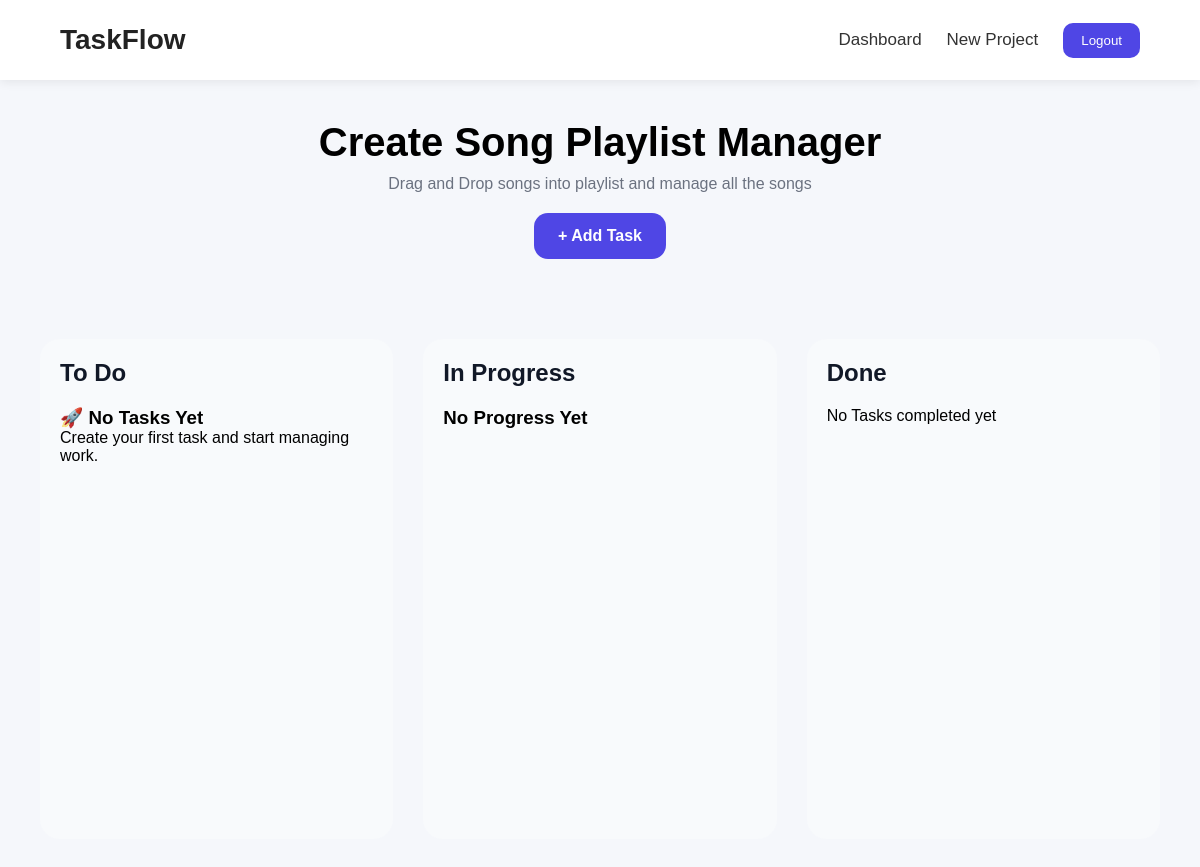
Before: /project/1/ (signed in) with the older database file.
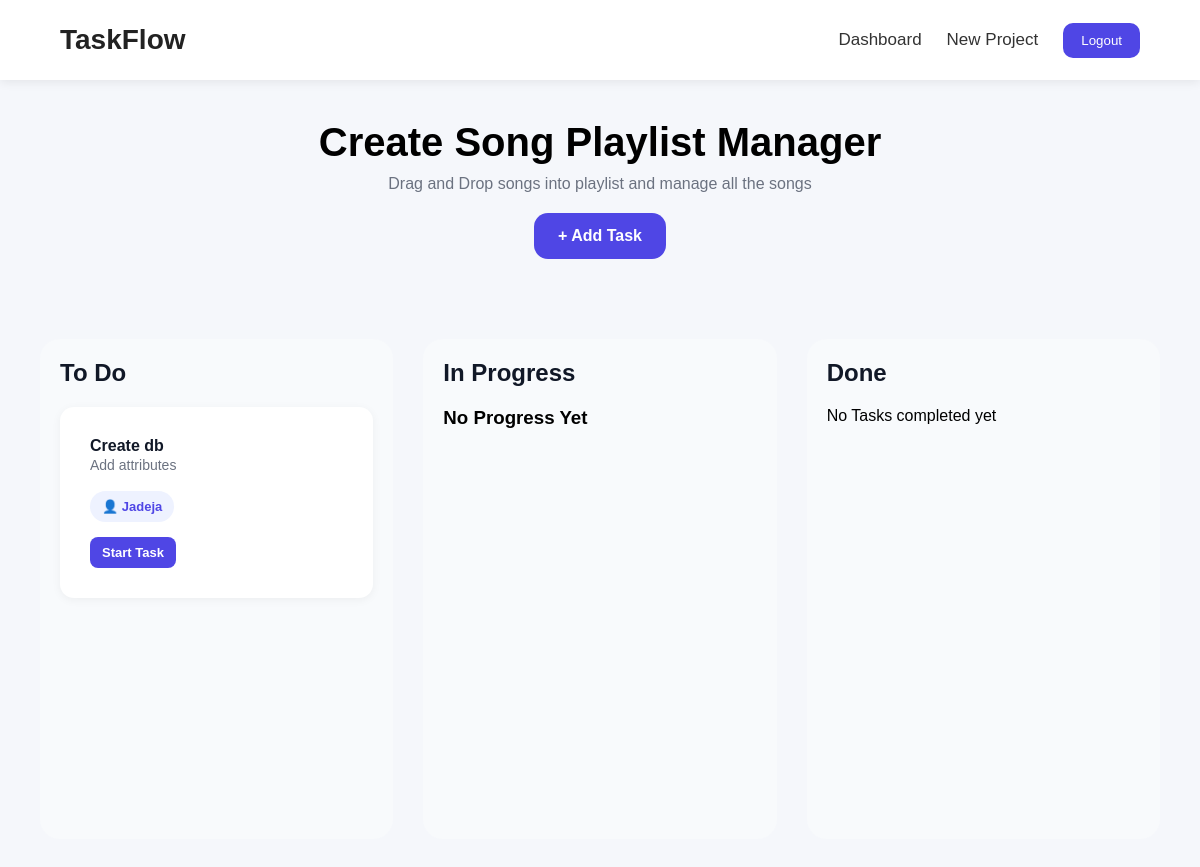
After: the same page with the newer database file.
### app/models.py (models this page shows, shortened)
class Task(models.Model):
    STATUS_CHOICES = [
        ('TODO', 'To Do'),
        ('IN_PROGRESS', 'In Progress'),
        ('DONE', 'Done'),
    ]
    project = models.ForeignKey(
        Project,
        on_delete=models.CASCADE
    )
    title = models.CharField(
        max_length=200
    )
    description = models.TextField()
    assigned_to = models.ForeignKey(
        User,
        on_delete=models.SET_NULL,
        null=True,
        blank=True
    )
    status = models.CharField(
        max_length=20,
        choices=STATUS_CHOICES,
        default='TODO'
    )
    created_at = models.DateTimeField(
        auto_now_add=True
    )

### app/views.py (the view)
# urls.py: path('project/<int:project_id>/',project_board,name='project_board'),
@login_required
def project_board(request, project_id):
    project = Project.objects.get(
        id=project_id
    )
    todo_tasks = Task.objects.filter(
        project=project,
        status='TODO'
    )
    in_progress_tasks = Task.objects.filter(
        project=project,
        status='IN_PROGRESS'
    )
    done_tasks = Task.objects.filter(
        project=project,
        status='DONE'
    )
    return render(
        request,
        'project_board.html',
        {
            'project': project,
            'todo_tasks': todo_tasks,
            'in_progress_tasks': in_progress_tasks,
            'done_tasks': done_tasks
        }
    )

### app/templates/project_board.html (shortened to what the changed rows need)
{% extends 'base.html' %}
{% block content %}
<div class="board-header">
    <h1>
        {{ project.name }}
    </h1>
</div>
<div class="kanban-board">
    <div class="column">
        <h2>
            To Do
        </h2>
        {% for task in todo_tasks %}
        <div class="task-card">
        <a href="{% url 'task_detail' task.id %}"
        class="task-title">
             {{ task.title }}
        </a>
            <p>{{ task.description }}</p>
            {% if task.assigned_to %}
                <div class="task-user">
                    👤 {{ task.assigned_to.username }}
                </div>
            {% endif %}
            <div class="task-actions">
                {% if task.status == 'TODO' %}
                    <a href="{% url 'update_task_status' task.id 'IN_PROGRESS' %}"
                       class="task-btn">
                        Start Task
                    </a>
                {% elif task.status == 'IN_PROGRESS' %}
                    <a href="{% url 'update_task_status' task.id 'DONE' %}"
                       class="task-btn">
                        Mark Complete
                    </a>
                {% endif %}
            </div>
        </div>
        {% empty %}
        <div class="empty-state">
            <h3>
                🚀 No Tasks Yet
            </h3>
            <p>
                Create your first task and start managing work.
            </p>
        </div>
        {% endfor %}
    </div>
    <div class="column">
        <h2>
            In Progress
        </h2>
    </div>
    <div class="column">
        <h2>
            Done
        </h2>
    </div>
</div>
{% endblock %}

Changed rows visible on the page:
added Task: title "Create db", description "Add attributes", assigned_to.username "Jadeja", status "Start Task"
Other visible differences:
text no longer shown: "🚀 No Tasks Yet Create your first task and start managing work."
